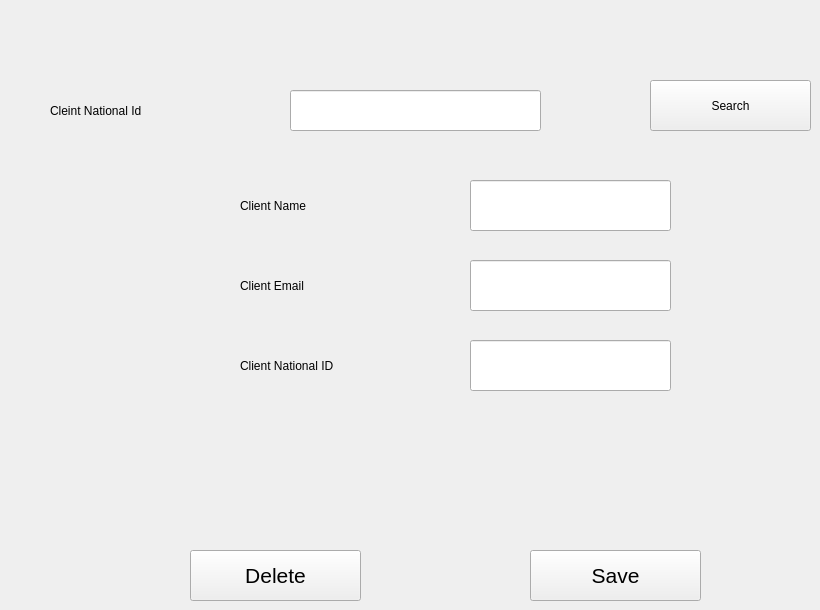
      <widget class="QWidget" name="tab_14">
       <attribute name="title">
        <string>Edit or Delete A Client</string>
       </attribute>
       <widget class="QPushButton" name="pushButton_23">
        <property name="geometry">
         <rect>
          <x>530</x>
          <y>550</y>
          <width>171</width>
          <height>51</height>
         </rect>
        </property>
        <property name="font">
         <font>
          <family>Segoe UI</family>
          <pointsize>16</pointsize>
         </font>
        </property>
        <property name="text">
         <string>Save</string>
        </property>
       </widget>
       <widget class="QLabel" name="label_43">
        <property name="geometry">
         <rect>
          <x>50</x>
          <y>90</y>
          <width>191</width>
          <height>41</height>
         </rect>
        </property>
        <property name="text">
         <string>Cleint National Id</string>
        </property>
       </widget>
       <widget class="QLineEdit" name="lineEdit_28">
        <property name="geometry">
         <rect>
          <x>290</x>
          <y>90</y>
          <width>251</width>
          <height>41</height>
         </rect>
        </property>
       </widget>
       <widget class="QPushButton" name="pushButton_24">
        <property name="geometry">
         <rect>
          <x>650</x>
          <y>80</y>
          <width>161</width>
          <height>51</height>
         </rect>
        </property>
        <property name="text">
         <string>Search</string>
        </property>
       </widget>
       <widget class="QPushButton" name="pushButton_25">
        <property name="geometry">
         <rect>
          <x>190</x>
          <y>550</y>
          <width>171</width>
          <height>51</height>
         </rect>
        </property>
        <property name="font">
         <font>
          <family>Segoe UI</family>
          <pointsize>16</pointsize>
         </font>
        </property>
        <property name="text">
         <string>Delete</string>
        </property>
       </widget>
       <widget class="QLineEdit" name="lineEdit_25">
        <property name="geometry">
         <rect>
          <x>470</x>
          <y>260</y>
          <width>201</width>
          <height>51</height>
         </rect>
        </property>
       </widget>
       <widget class="QLabel" name="label_34">
        <property name="geometry">
         <rect>
          <x>240</x>
          <y>180</y>
          <width>171</width>
          <height>51</height>
         </rect>
        </property>
        <property name="text">
         <string>Client Name</string>
        </property>
       </widget>
       <widget class="QLineEdit" name="lineEdit_26">
        <property name="geometry">
         <rect>
          <x>470</x>
          <y>340</y>
          <width>201</width>
          <height>51</height>
         </rect>
        </property>
       </widget>
       <widget class="QLabel" name="label_35">
        <property name="geometry">
         <rect>
          <x>240</x>
          <y>260</y>
          <width>171</width>
          <height>51</height>
         </rect>
        </property>
        <property name="text">
         <string>Client Email</string>
        </property>
       </widget>
       <widget class="QLineEdit" name="lineEdit_27">
        <property name="geometry">
         <rect>
          <x>470</x>
          <y>180</y>
          <width>201</width>
          <height>51</height>
         </rect>
        </property>
       </widget>
       <widget class="QLabel" name="label_36">
        <property name="geometry">
         <rect>
          <x>240</x>
          <y>340</y>
          <width>171</width>
          <height>51</height>
         </rect>
        </property>
        <property name="text">
         <string>Client National ID</string>
        </property>
       </widget>
      </widget>
